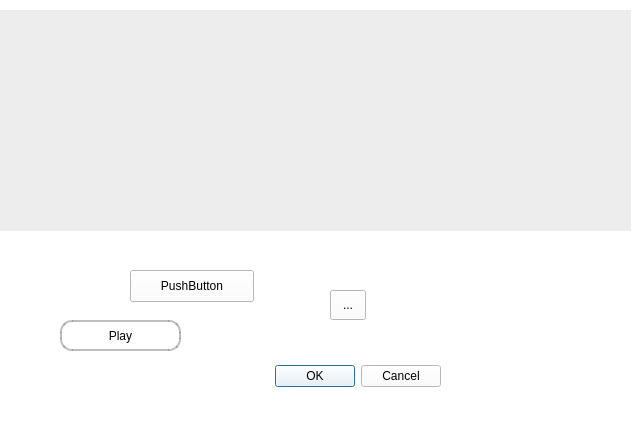
<?xml version="1.0" encoding="UTF-8"?>
<ui version="4.0">
 <class>Dialog</class>
 <widget class="QDialog" name="Dialog">
  <property name="geometry">
   <rect>
    <x>0</x>
    <y>0</y>
    <width>642</width>
    <height>431</height>
   </rect>
  </property>
  <property name="windowTitle">
   <string>Dialog</string>
  </property>
  <property name="styleSheet">
   <string notr="true">* {
background-color:white;
}</string>
  </property>
  <widget class="QDialogButtonBox" name="buttonBox">
   <property name="geometry">
    <rect>
     <x>100</x>
     <y>360</y>
     <width>341</width>
     <height>32</height>
    </rect>
   </property>
   <property name="orientation">
    <enum>Qt::Horizontal</enum>
   </property>
   <property name="standardButtons">
    <set>QDialogButtonBox::Cancel|QDialogButtonBox::Ok</set>
   </property>
  </widget>
  <widget class="QWidget" name="widget" native="true">
   <property name="geometry">
    <rect>
     <x>0</x>
     <y>10</y>
     <width>631</width>
     <height>221</height>
    </rect>
   </property>
   <property name="styleSheet">
    <string notr="true">*{
 background-color:#EDEDED;
}</string>
   </property>
  </widget>
  <widget class="QPushButton" name="pushButton">
   <property name="geometry">
    <rect>
     <x>130</x>
     <y>270</y>
     <width>124</width>
     <height>32</height>
    </rect>
   </property>
   <property name="text">
    <string>PushButton</string>
   </property>
  </widget>
  <widget class="QToolButton" name="toolButton">
   <property name="geometry">
    <rect>
     <x>330</x>
     <y>290</y>
     <width>36</width>
     <height>30</height>
    </rect>
   </property>
   <property name="text">
    <string>...</string>
   </property>
  </widget>
  <widget class="QPushButton" name="btn">
   <property name="geometry">
    <rect>
     <x>60</x>
     <y>320</y>
     <width>121</width>
     <height>31</height>
    </rect>
   </property>
   <property name="styleSheet">
    <string notr="true">QPushButton {
background: qlineargradient(x1:0, y1:0, x2:1, y2:1,
            stop:0.5 #FEFEFE, stop: 1 #E0E0E0);
border-radius:12;
border: 2px solid rgba(125,125,125,50%);

}</string>
   </property>
   <property name="text">
    <string>Play</string>
   </property>
  </widget>
 </widget>
 <resources/>
 <connections>
  <connection>
   <sender>buttonBox</sender>
   <signal>accepted()</signal>
   <receiver>Dialog</receiver>
   <slot>accept()</slot>
   <hints>
    <hint type="sourcelabel">
     <x>248</x>
     <y>254</y>
    </hint>
    <hint type="destinationlabel">
     <x>157</x>
     <y>274</y>
    </hint>
   </hints>
  </connection>
  <connection>
   <sender>buttonBox</sender>
   <signal>rejected()</signal>
   <receiver>Dialog</receiver>
   <slot>reject()</slot>
   <hints>
    <hint type="sourcelabel">
     <x>316</x>
     <y>260</y>
    </hint>
    <hint type="destinationlabel">
     <x>286</x>
     <y>274</y>
    </hint>
   </hints>
  </connection>
 </connections>
</ui>
